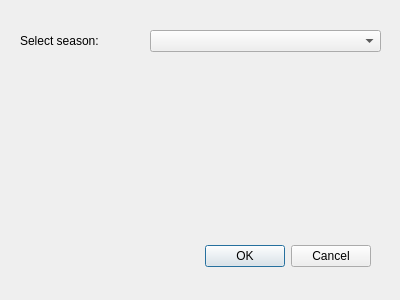
<?xml version="1.0" encoding="UTF-8"?>
<ui version="4.0">
 <class>DialogLoadSeason</class>
 <widget class="QDialog" name="DialogLoadSeason">
  <property name="windowModality">
   <enum>Qt::ApplicationModal</enum>
  </property>
  <property name="geometry">
   <rect>
    <x>0</x>
    <y>0</y>
    <width>400</width>
    <height>300</height>
   </rect>
  </property>
  <property name="windowTitle">
   <string>Load Season</string>
  </property>
  <widget class="QDialogButtonBox" name="buttonBox">
   <property name="geometry">
    <rect>
     <x>30</x>
     <y>240</y>
     <width>341</width>
     <height>32</height>
    </rect>
   </property>
   <property name="orientation">
    <enum>Qt::Horizontal</enum>
   </property>
   <property name="standardButtons">
    <set>QDialogButtonBox::Cancel|QDialogButtonBox::Ok</set>
   </property>
  </widget>
  <widget class="QLabel" name="labelSelectSeason">
   <property name="geometry">
    <rect>
     <x>20</x>
     <y>30</y>
     <width>81</width>
     <height>21</height>
    </rect>
   </property>
   <property name="text">
    <string>Select season:</string>
   </property>
  </widget>
  <widget class="QComboBox" name="comboBoxSelectSeason">
   <property name="geometry">
    <rect>
     <x>150</x>
     <y>30</y>
     <width>231</width>
     <height>22</height>
    </rect>
   </property>
  </widget>
 </widget>
 <resources/>
 <connections>
  <connection>
   <sender>buttonBox</sender>
   <signal>accepted()</signal>
   <receiver>DialogLoadSeason</receiver>
   <slot>accept()</slot>
   <hints>
    <hint type="sourcelabel">
     <x>248</x>
     <y>254</y>
    </hint>
    <hint type="destinationlabel">
     <x>157</x>
     <y>274</y>
    </hint>
   </hints>
  </connection>
  <connection>
   <sender>buttonBox</sender>
   <signal>rejected()</signal>
   <receiver>DialogLoadSeason</receiver>
   <slot>reject()</slot>
   <hints>
    <hint type="sourcelabel">
     <x>316</x>
     <y>260</y>
    </hint>
    <hint type="destinationlabel">
     <x>286</x>
     <y>274</y>
    </hint>
   </hints>
  </connection>
 </connections>
</ui>
